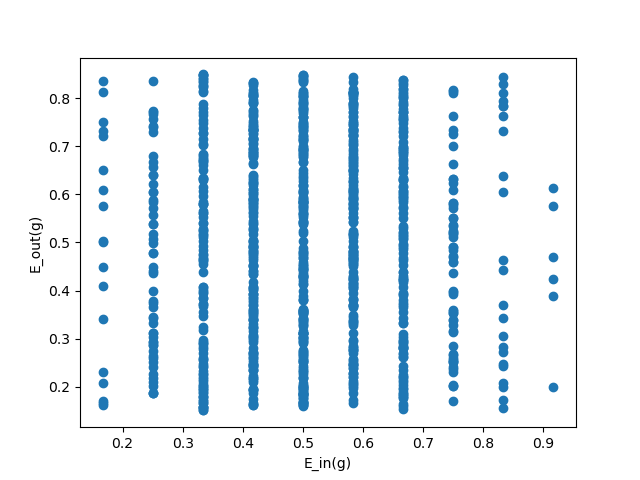

Write Python code to recreate this figure.
import numpy as np
import matplotlib.pyplot as plt



E_in_final = []
E_out_final = []
E_diff = []
p = 0.15

for i in range(1000):

    # Generate data
    X = np.random.uniform(-1,1,12)
    y = np.sign(X)
    for i in range(12):
        c = np.random.uniform(0,1,1)
        if c <= p:
            y *= -1

    # (1) Sort data
    newX = np.sort(X)
    E_in = 0

    # (2) Generate theta, s and Calculate E_in
    theta = np.random.uniform(-1, 1, 1)
    s = np.random.choice([-1, 1])

    # Calculate E_in
    for k in range(12):
        h1 = np.sign(newX[k] - theta) * s
        if h1 != y[k]:
            E_in += 1
    E_in = E_in / 12
    E_out = (0.5 - s * (0.5 - p)) + s * (0.5 - p) * abs(theta)
    E_in_final.append(E_in)
    E_out_final.append(E_out)
    E_diff.append(E_out - E_in)

print ("The median of E_out - E_in is ", np.median(E_diff))

plt.scatter(E_in_final, E_out_final)
plt.xlabel("E_in(g)")
plt.ylabel("E_out(g)")
plt.show()
